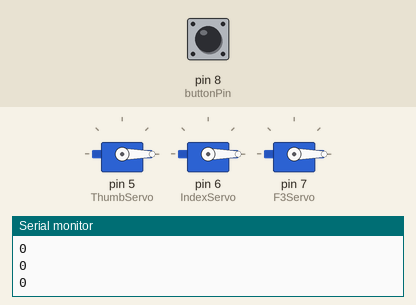
Recording of a sketch running on a simulated Arduino Uno, built with avr-gcc and run on an emulated ATmega328P. Shown: 3 × servo, the last lines printed to the serial monitor. The inputs (shaded band) are chosen by the test bench; at power-on: pin 8 (buttonPin) LOW.

Above: at 1.2 s.
1.3 s: pin 8 (buttonPin) pulled HIGH for 0.15 s
At 4.3 s:
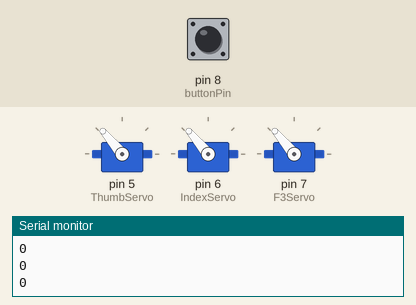
4.4 s: pin 8 (buttonPin) pulled HIGH for 1 s
At 5.47 s:
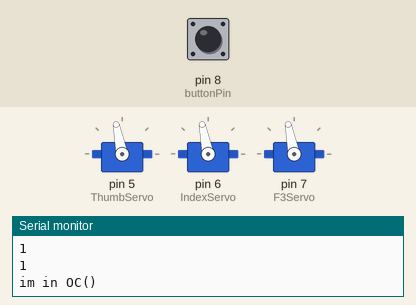
8.3 s: pin 8 (buttonPin) pulled HIGH for 3.2 s
At 9.31 s:
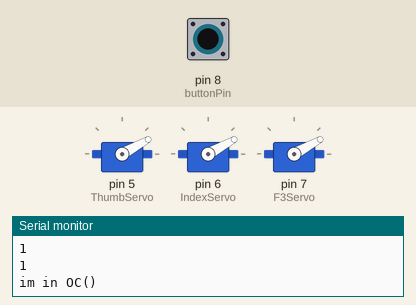
Timing chart, 0 to 12.3 s (numbered marks = the images above; inputs shaded):
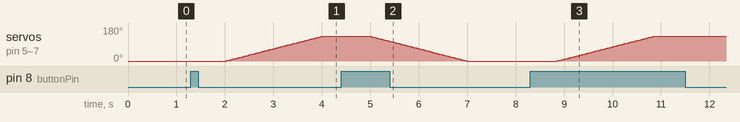

Measured:
- after the input at 1.3 s, servo on pin 5 (ThumbServo), servo on pin 6 (IndexServo), servo on pin 7 (F3Servo): moves from 0° to 130° over 2.0 s, starting after 0.72 s
- after the input at 4.4 s, servo on pin 5 (ThumbServo), servo on pin 6 (IndexServo), servo on pin 7 (F3Servo): moves from 130° to 0° over 2.0 s, starting after 0.62 s
- after the input at 8.3 s, servo on pin 5 (ThumbServo), servo on pin 6 (IndexServo), servo on pin 7 (F3Servo): moves from 0° to 130° over 2.0 s, starting after 0.56 s

The sketch:

Hand_Code_Template_using_servo_and_buttons_.ino
```cpp
#include <Servo.h>

Servo IndexServo;
Servo F3Servo;
Servo ThumbServo;

// button lists with related variables for debouncing
typedef struct Buttons_L {
  int buttonState; // the current reading from the input pin
  int lastButtonState;// the previous reading from the input pin
  int pos;// variable to store the servo position
  unsigned long lastDebounceTime; // the last time the output pin was toggled

} Buttons;
/// initialize the button array of list
Buttons buttons[] = {
  { LOW, LOW, 0, 0}//buttons[0](o/c sensor)
  , {LOW, LOW, 0, 0}//buttons[1](wrist Rotation sensor)
  , { LOW, LOW, 0, 0}//buttons[2](index sensor)
  , {LOW, LOW, 0, 0}//buttons[3](3Fingers)
  , { LOW, LOW, 0, 0}//buttons[4](thumb sensor)
};
int pos = 0;
int count = 0;
int count2 = 0;
// constants won't change. They're used here to set pin numbers:
const int buttonPin = 8;    // the number of the pushbutton pin(o/c sensor)
const int buttonPin2 = 10;    // the number of the pushbutton pin(wrist Rotation sensor)
//const int buttonPin3 = 11;    // the number of the pushbutton pin(index sensor)
//const int buttonPin4 = 12;    // the number of the pushbutton pin(3Fingers)
//const int buttonPin5 = 13;    // the number of the pushbutton pin(thumb sensor)


// the following variables are unsigned longs because the time, measured in
// milliseconds, will quickly become a bigger number than can be stored in an int.
//unsigned long lastDebounceTime = 0;  // the last time the output pin was toggled
unsigned long debounceDelay = 50;    // the debounce time; increase if the output flickers

void setup() {
  //myservo.attach(2);  // attaches the servo on pin 5 to the servo object
  ThumbServo.attach(5);
  IndexServo.attach(6);
  F3Servo.attach(7);

  pinMode(buttonPin, INPUT);
  pinMode(buttonPin2, INPUT);
  //pinMode(buttonPin3, INPUT);
  // pinMode(buttonPin4, INPUT);
  // pinMode(buttonPin5, INPUT);
  Serial.begin(9600);
  IndexServo.write(0);
  F3Servo.write(0);
  ThumbServo.write(0);

}
void Pinch() {
  // only toggle the servo to move by 90 degrees and reset to 0 when it's at 130 if the new button state is HIGH
  // operates the rotation of the wrist
  //int pulselenP;
  if (buttons[1].pos == 130)
   buttons[1].pos = 0;
  else
    buttons[1].pos = 130;
  IndexServo.write(buttons[1].pos);
  ThumbServo.write(buttons[1].pos);

}
void OC() {
  // will close or open hand
  //all finger related servos will run
  Serial.println("im in OC()");
  // if (buttons[0].buttonState == HIGH) {
  // Serial.println("im in OC() and im HIGH");
  if (buttons[0].pos >= 130) {
    for (buttons[0].pos = 130; buttons[0].pos >= 0; buttons[0].pos -= 1) {
      // myservo.write(buttons[0].pos); // tell servo to go to position in variable 'pos'
      IndexServo.write(buttons[0].pos);
      F3Servo.write(buttons[0].pos);
      ThumbServo.write(buttons[0].pos);

      delay(15);                       // waits 15ms for the servo to reach the position
    }
  }
  else {
    for (buttons[0].pos = 0; buttons[0].pos <= 130; buttons[0].pos += 1) {
    //  myservo.write(buttons[0].pos);              // tell servo to go to position in variable 'pos'
      IndexServo.write(buttons[0].pos);
      F3Servo.write(buttons[0].pos);
      ThumbServo.write(buttons[0].pos);

      delay(15);                       // waits 15ms for the servo to reach the position
    }
  }

}

void wristRotation() {
  // only toggle the servo to move by 90 degrees and reset to 0 when it's at 130 if the new button state is HIGH
  // operates the rotation of the wrist
  if (buttons[1].buttonState == HIGH) {
    if (buttons[1].pos == 130)
      buttons[1].pos = 0;
    else
      buttons[1].pos += 90;
   // WristServo.write(buttons[1].pos);
  }
}

void indexMov() {
  // willt move the indexf finger from 0 to 130 and vice versa
  // if (buttons[2].buttonState == HIGH)
  if (buttons[2].pos >= 130) {
    for (buttons[2].pos = 130; buttons[2].pos >= 0; buttons[2].pos -= 1) {
      IndexServo.write(buttons[2].pos);              // tell servo to go to position in variable 'pos'
      delay(15);                       // waits 15ms for the servo to reach the position
    }
  }
  else {
    for (buttons[2].pos = 0; buttons[2].pos <= 130; buttons[2].pos += 1) {
      IndexServo.write(buttons[2].pos);              // tell servo to go to position in variable 'pos'
      delay(15);                       // waits 15ms for the servo to reach the position
    }
  }

}

void fingers_3F() {
  // operates the 3 fingers, move the fringers from 0 to 130 and vice versa
  // if (buttons[3].buttonState == HIGH) {
  if (buttons[3].pos >= 130) {
    for (buttons[3].pos = 130; buttons[3].pos >= 0; buttons[3].pos -= 1) {
      //3FingerServos.write(buttons[3].pos);              // tell servo to go to position in variable 'pos'
      delay(15);                       // waits 15ms for the servo to reach the position
    }
  }
  else {
    for (buttons[3].pos = 0; buttons[3].pos <= 130; buttons[3].pos += 1) {
      //3FingerServos.write(buttons[3].pos);              // tell servo to go to position in variable 'pos'
      delay(15);                       // waits 15ms for the servo to reach the position
    }
  }

}

void ThumbMov() {
  // move the thum from 0 to 130
  // Serial.print("im in thumb move");
  // if (buttons[4].buttonState == HIGH) {
  if (buttons[4].pos >= 130) {
    for (buttons[4].pos = 130; buttons[4].pos >= 0; buttons[4].pos -= 1) {
      ThumbServo.write(buttons[4].pos);              // tell servo to go to position in variable 'pos'
      delay(15);                       // waits 15ms for the servo to reach the position
    }
  }
  else {
    for (buttons[4].pos = 0; buttons[4].pos <= -130; buttons[4].pos += 1) {
      ThumbServo.write(buttons[4].pos);              // tell servo to go to position in variable 'pos'
      delay(15);                       // waits 15ms for the servo to reach the position
    }
  }

}

void debounceButtonsExecute(int reading, int num) {
  // check to see if you just pressed the button
  // (i.e. the input went from LOW to HIGH), and you've waited long enough
  // since the last press to ignore any noise:
  // If the switch changed, due to noise or pressing:
  if (reading != buttons[num].lastButtonState) {
    // reset the debouncing timer
    buttons[num].lastDebounceTime = millis();
  }

  if ((millis() - buttons[num].lastDebounceTime) > debounceDelay) {
    // whatever the reading is at, it's been there for longer than the debounce
    // delay, so take it as the actual current state:

    // if the button state has changed:
    if (reading != buttons[num].buttonState) {
      buttons[num].buttonState = reading;
      //if the butteon was pressed under half a second increase the counter
      if (buttons[num].buttonState == HIGH) {
        if (millis() - buttons[num].lastDebounceTime < 500) {
          if (num == 1)
            count2++;
          else
            count++;
        }
      }
      /* if (num == 0)
         OC();
        else if (num == 1)
         wristRotation();
        else if (num == 2)
         indexMov();
        else if (num == 3)
         fingers_3F();
        else if (num == 4)
         ThumbMov();*/
    }
  }
  buttons[num].lastButtonState = reading;
}

void loop() {
  // read the state of the switch into a local variable:
  int reading = digitalRead(buttonPin);
 // int reading2 = digitalRead(buttonPin2);
  // int reading3 = digitalRead(buttonPin3);
  // int reading4 = digitalRead(buttonPin4);
  // int reading5 = digitalRead(buttonPin5);
   Serial.print(reading);
   Serial.print("\n");
  //  Serial.print(reading2);
  // Serial.print("\n");
  debounceButtonsExecute(reading, 0);


  //Serial.println(count);
  /*if (millis() - buttons[0].lastDebounceTime > 500 && count == 2) {
    ThumbMov();
    count = 0;
  }*/
  if (millis() - buttons[0].lastDebounceTime > 500 && count == 1) {

    OC();
    count = 0;
  }
 // debounceButtonsExecute(reading2, 1);
  //Serial.println(count2);
 /* if (millis() - buttons[1].lastDebounceTime > 500 && count2 == 2) {
    fingers_3F();
    //Serial.println("3fingers move");
    count2 = 0;
  }*/
  /* if (millis() - buttons[1].lastDebounceTime > 500 && count2 == 1) {
    // buttons[3].buttonState = HIGH;
    Pinch();
    count2 = 0;
  }

  /* if(millis() - buttons[2].lastDebounceTime > 500 && count >= 1){
          wristRotation();
    }*/
 delay(50);
  //myservo.write(50);
  // debounceButtonsExecute(reading2, 1);
  // debounceButtonsExecute(reading3, 2);
  //debounceButtonsExecute(reading4, 3);
  // debounceButtonsExecute(reading5, 4);

}
```
